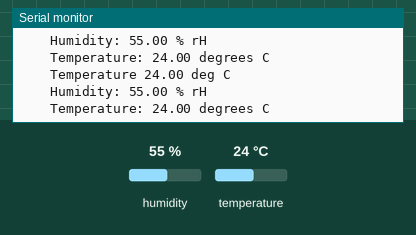
Simulated run of this sketch. Board: Arduino Leonardo, built with avr-gcc and run on an emulated ATmega32U4. Shown: the last lines printed to the serial monitor. The test bench sets the inputs (shaded band); at power-on: humidity 55 %, temperature 24 °C.

Above: at 1.2 s.
1.3 s: humidity set to 22 %
At 1.31 s:
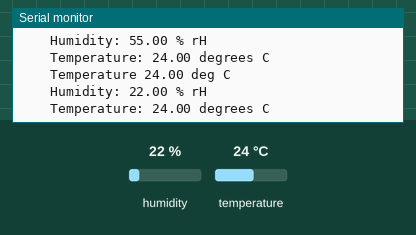
2.8 s: temperature set to 12 °C
At 3.24 s:
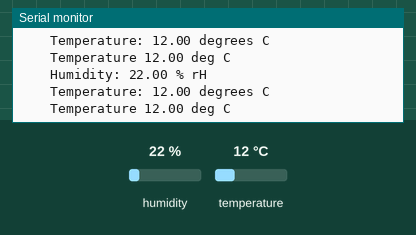
4.3 s: humidity set to 40 %
At 6.68 s:
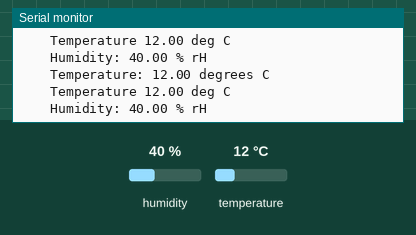
Timing chart, 0 to 8.2 s (numbered marks = the images above; inputs shaded):
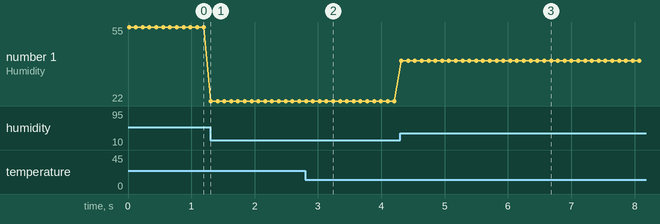

Measured:
- after the input at 1.3 s, the serial monitor: prints a new line at once (image 1)
- after the input at 2.8 s, the serial monitor: prints a new line at once (image 2)
- after the input at 4.3 s, the serial monitor: prints a new line at once (image 3)
- plotted number 1: 55 → 22 after the input at 1.3 s, 22 → 40 after the input at 4.3 s

The sketch:

h287.ino
```cpp
// Demo for getting individual unified sensor data from the AHT Humidity and Temperature sensor

#include <Adafruit_AHTX0.h>

Adafruit_AHTX0 aht;

Adafruit_Sensor *aht_humidity, *aht_temp;

void setup(void) {
  Serial.begin(115200);
  while (!Serial)
    delay(10); // will pause Zero, Leonardo, etc until serial console opens

  Serial.println("Adafruit AHT10/AHT20 test!");

  if (!aht.begin()) {
    Serial.println("Failed to find AHT10/AHT20 chip");
    while (1) {
      delay(10);
    }
  }

  Serial.println("AHT10/AHT20 Found!");
  aht_temp = aht.getTemperatureSensor();
  aht_temp->printSensorDetails();

  aht_humidity = aht.getHumiditySensor();
  aht_humidity->printSensorDetails();
}

void loop() {
  //  /* Get a new normalized sensor event */
  sensors_event_t humidity;
  sensors_event_t temp;
  aht_humidity->getEvent(&humidity);
  aht_temp->getEvent(&temp);

  Serial.print("\t\tTemperature ");
  Serial.print(temp.temperature);
  Serial.println(" deg C");

  /* Display the results (humidity is measured in % relative humidity (% rH) */
  Serial.print("\t\tHumidity: ");
  Serial.print(humidity.relative_humidity);
  Serial.println(" % rH");
  Serial.print("\t\tTemperature: ");
  Serial.print(temp.temperature);
  Serial.println(" degrees C");


  delay(100);

  /*//   serial plotter friendly format
  Serial.print(temp.temperature);
  Serial.print(",");

  Serial.print(humidity.relative_humidity);

  Serial.println();
  delay(10);
  */
}
```
